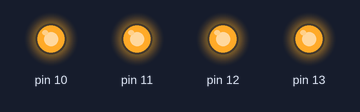
This sketch was run on a simulated Arduino Uno, built with avr-gcc and run on an emulated ATmega328P. Shown: output pins drawn as LEDs (lit = HIGH).

Above: at 0.5 s.
At 1.5 s:
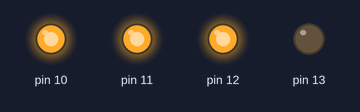
At 2.5 s:
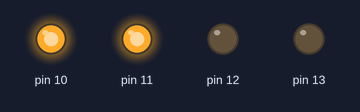
At 3.5 s:
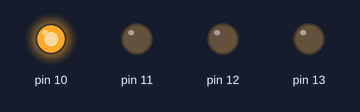
At 4.5 s:
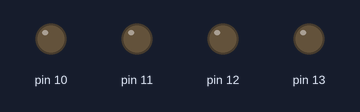
Timing chart, 0 to 6.5 s (numbered marks = the images above):
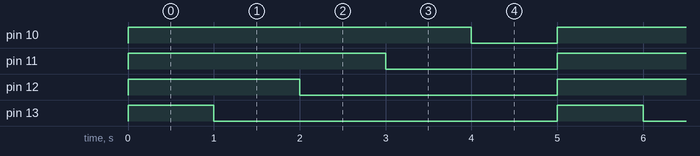

The sketch:

Uebungsaufgabe_2.ino
```cpp
#include <avr/io.h>

const uint16_t takt_ms = 1000;

int main(void) {
  DDRB = (1 << PB5) | (1 << PB4) | (1 << PB3) | (1 << PB2);  // LED0, LED1, LED2 und LED3.
  PORTB = (1 << PB5) | (1 << PB4) | (1 << PB3) | (1 << PB2);

  uint8_t anzahlSekunden = 0;
  while (1) {
    _delay_ms(takt_ms);

    anzahlSekunden++;

    if (anzahlSekunden >= 1) {
      PORTB &= ~(1 << PB5);
    }

    if (anzahlSekunden >= 2) {
      PORTB &= ~(1 << PB4);
    }

    if (anzahlSekunden >= 3) {
      PORTB &= ~(1 << PB3);
    }

    if (anzahlSekunden >= 4) {
      PORTB &= ~(1 << PB2);
    }

    if (anzahlSekunden >= 5) {
      PORTB = (1 << PB5) | (1 << PB4) | (1 << PB3) | (1 << PB2);
      anzahlSekunden = 0;
    }
  }
}
```

Measured:
- by itself, pin 10: alternates HIGH for 4.0 s and LOW for 1.0 s
- by itself, pin 11: alternates HIGH for 3.0 s and LOW for 2.0 s
- by itself, pin 12: alternates HIGH for 2.0 s and LOW for 3.0 s
- by itself, pin 13: alternates HIGH for 1.0 s and LOW for 4.0 s
